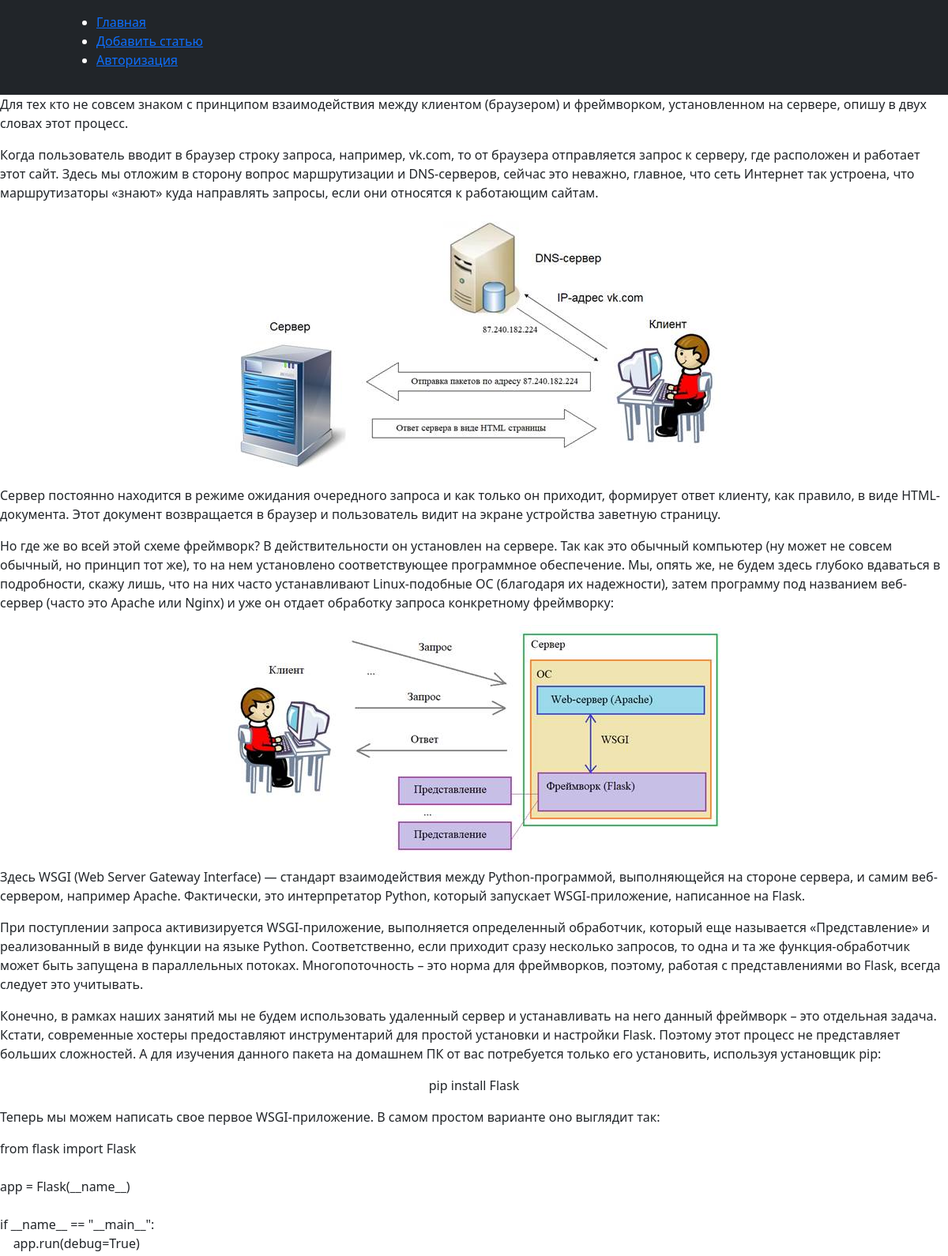
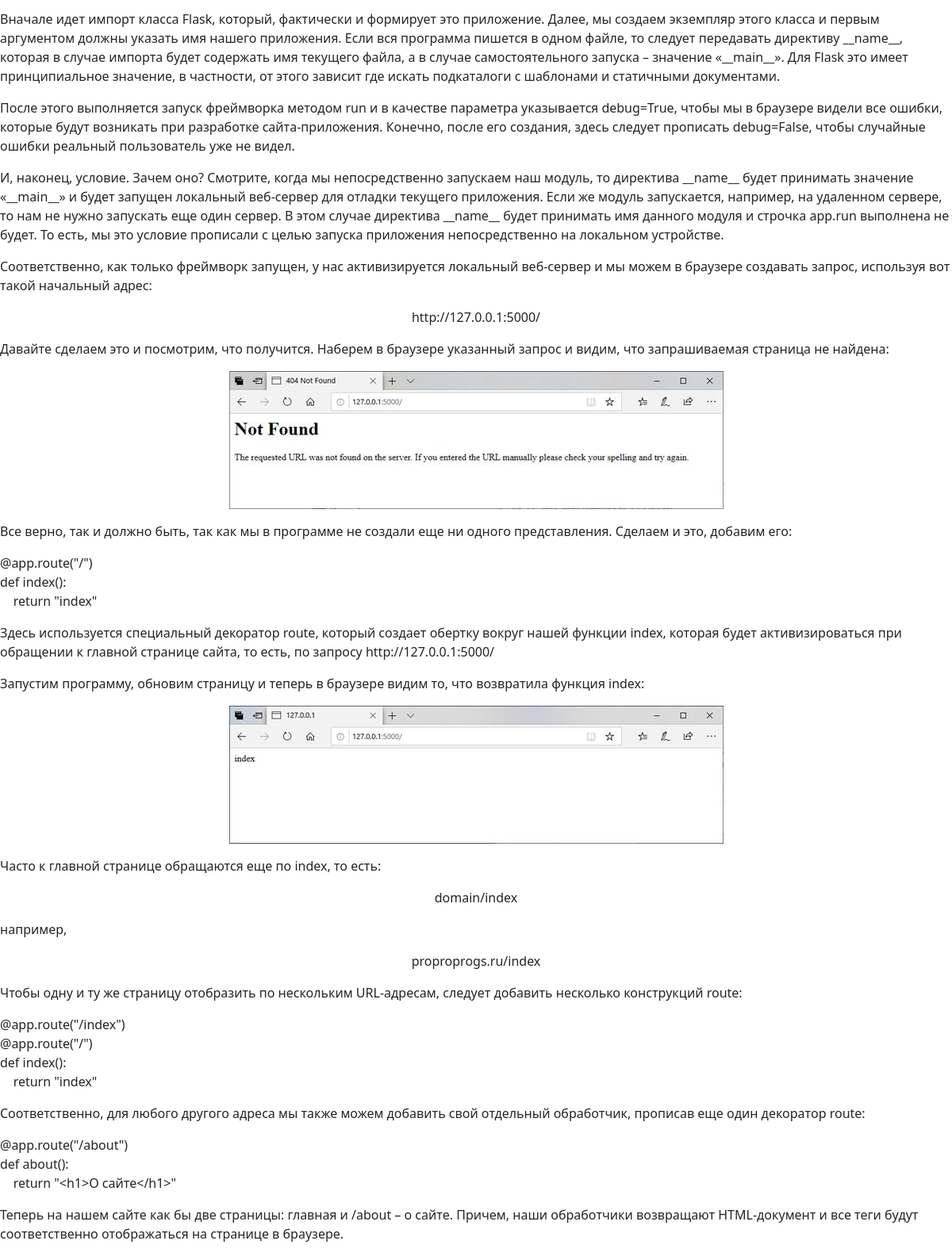
The page /post/htmlb on the database its author committed (2 pictures, top to bottom).
### tables this page shows
CREATE TABLE mainmenu (
id integer PRIMARY KEY AUTOINCREMENT,
title text NOT NULL,
url text NOT NULL
);

CREATE TABLE posts (
id INTEGER PRIMARY KEY AUTOINCREMENT,
title TEXT NOT NULL,
text TEXT NOT NULL,
url TEXT NOT NULL,
time INTEGER NOT NULL
);

### app.py (the view)
@app.route('/post/<alias>')
def showPost(alias):
    title, post = dbase.getPost(alias)
    if not title:
        abort(404)
    return render_template('post.html', menu=dbase.getMenu(), title=title, post=post)

### FDataBase.py (called while the page is built)
    def getMenu(self):
        sql = '''SELECT * FROM mainmenu'''
        try:
            self.__cur.execute(sql)
            res = self.__cur.fetchall()
            if res: return res
        except:
            print('Ошибка чтения из БД')
        return []

    def getPost(self, alias):
        try:
            self.__cur.execute(f"SELECT title, text FROM posts WHERE url LIKE '{alias}' LIMIT 1")
            res = self.__cur.fetchone()
            if res:
                return res
        except sqlite3.Error as e:
            print('Ошибка чтения из БД',  str(e))
        return (False, False)

### app.py (called while the page is built)
def connect_db():
    conn = sqlite3.connect(app.config['DATABASE']) #методу коннект передаём путь где расположена наша БД
    conn.row_factory = sqlite3.Row #делаем словарь из кортежа
    return conn

def get_db():
    if not hasattr(g,'link_db'):
        g.link_db = connect_db()
    return g.link_db

@app.before_request
def before_request():
    global dbase
    db = get_db()
    dbase = FDataBase(db)

### templates/post.html
{% extends 'base.html' %}
{% block content %}
{{ post | safe }}
{% endblock %}

### templates/base.html (shortened to what this page needs)
<!DOCTYPE html>
<html lang="ru">
<head>
    <link rel="stylesheet" href="{{ url_for('static', filename='css/style.css') }}">
    <link rel="stylesheet" href="https://cdn.jsdelivr.net/npm/bootstrap@5.3.3/dist/css/bootstrap.min.css" </head>
<body>
    <header class="p-3 text-bg-dark">
        <div class="container">
            <div class="d-flex flex-wrap align-items-center justify-content-center justify-content-lg-start">
                <a href="/" class="d-flex align-items-center mb-2 mb-lg-0 text-white text-decoration-none">
                    <svg class="bi me-2" width="40" height="32" role="img" aria-label="Bootstrap">
                        <use xlink:href="#bootstrap"></use>
                    </svg>
                </a>
                <ul class="mainmenu">
                    {% for m in menu -%}
                    <li><a href="{{m.url}}">{{m.title}}</a></li>
                    {% endfor %}
                </ul>
            </div>
        </div>
    </header>
    {% block content %}
    {% endblock %}
</body>
</html>

### static/css/style.css (style rules this page uses)
body { background-color: blue; }

### rows shown on the page
mainmenu: title "Главная"
mainmenu: title "Добавить статью"
mainmenu: title "Авторизация"
posts: text "Для тех кто не совсем знаком с принципом взаимодействия между клиентом (браузером) и фреймворком, установленном на сервере, опишу в двух словах этот процесс. Когда пользователь вводит в браузер строку запроса, например, vk.com, то от браузера отправляется запрос к серверу, где расположен и работает этот сайт. Здесь мы отложим в сторону вопрос маршрутизации и DNS-серверов, сейчас это неважно, главное, что сеть Интернет так устроена, что маршрутизаторы «знают» куда направлять запросы, если они относятся к работающим сайтам. Сервер постоянно находится в режиме ожидания очередного запроса и как только он приходит, формирует ответ клиенту, как правило, в виде HTML-документа. Этот документ…", text (picture)
